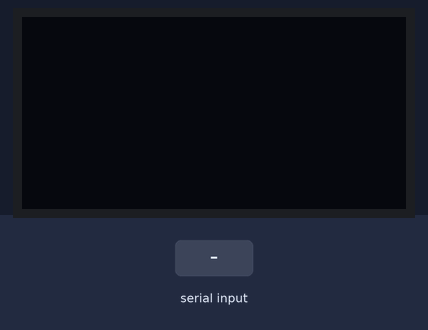
Bench run of a sketch on a simulated Arduino Uno, built with avr-gcc and run on an emulated ATmega328P. On the bench: 128×64 one-colour display. The test bench sets the inputs (shaded band). What the sketch prints to the serial monitor is not drawn.

Above: at 1.2 s.
1.3 s: "90,45\n" received over Serial
At 3.4 s:
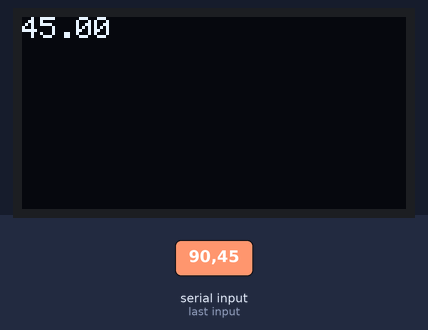
3.8 s: "30,150\n" received over Serial
At 5.3 s:
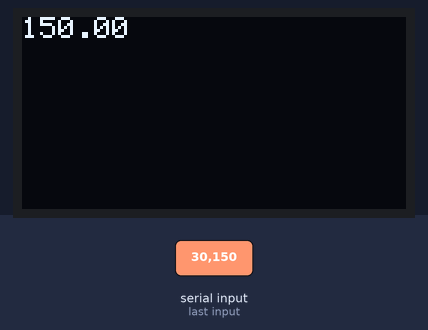
Timing chart, 0 to 6.8 s (numbered marks = the images above; inputs shaded):
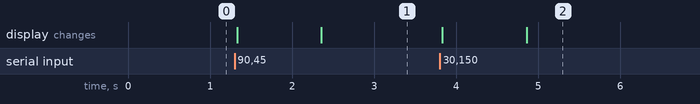

The sketch:

sketch_mar23a.ino
```cpp
#include <Adafruit_SSD1306.h>
#include <Wire.h>

#define SCREEN_WIDTH 128
#define SCREEN_HEIGHT 64

Adafruit_SSD1306 display(SCREEN_WIDTH, SCREEN_HEIGHT, &Wire, -1);


void setup() {
  Serial.begin(9600);
  display.begin(SSD1306_SWITCHCAPVCC, 0x3D);  // initialize with the I2C addr 0x3C (for the 128x64)
  display.clearDisplay();

}

float f;
char x[8];

void loop() {
  if(Serial.available()){
    f = Serial.parseFloat();
    display.setTextSize(1);                  // set text size
    display.setTextColor(SSD1306_WHITE);     // set text color
    display.setCursor(0,0);
    dtostrf(f,5,2,x);
    Serial.println(x);               // set cursor position
    display.println(x);        // print text
    display.display();                       // show the text on display
    delay(1000);                             // wait for a second
    display.clearDisplay();
  }
}
```

Measured:
- after the input at 1.3 s, the display: first changes at once (image 1 shows a later state)
- after the input at 3.8 s, the display: first changes at once (image 2 shows a later state)
